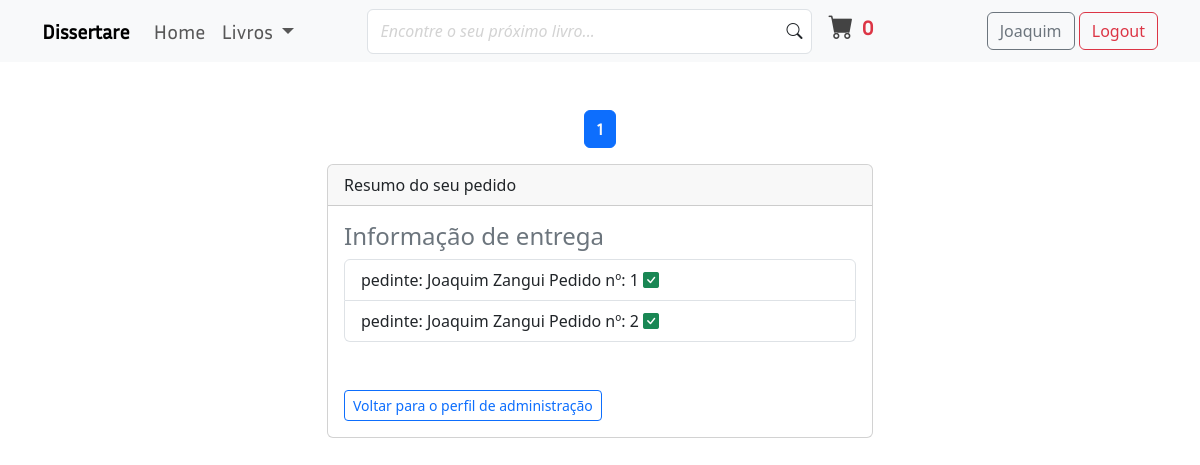
The page /payment/shipped_dash/ (signed in) on the database its author committed.
### payment/models.py (models this page shows, shortened)
class Order(models.Model):
    user = models.ForeignKey(User, on_delete=models.CASCADE, null=True, blank=True)
    full_name = models.CharField(max_length=250)
    email = models.EmailField(max_length=250)
    shipping_address = models.TextField(max_length=15000)
    amount_paid = models.DecimalField(max_digits=7, decimal_places=2)
    date_ordered = models.DateTimeField(default=timezone.now)
    shipped = models.BooleanField(default=False)
    date_shipped = models.DateTimeField(blank=True, null=True)

### payment/views.py (the view)
# urls.py: path('shipped_dash/', views.shipped_dash, name='shipped-dash'),
@login_required
def shipped_dash(request):
    if request.user.is_superuser:
        orders = Order.objects.filter(shipped=True)
        pagtr = Paginator(orders, 5)
        page_number = request.GET.get('page')
        page_obj = pagtr.get_page(page_number)
        return render(request, 'payment/shipped_dash.html', {'page_obj': page_obj})
    else:
        messages.warning(request, "Access Denied")
        return redirect('books')

### books/context_processors.py (called while the page is built)
def announcement(request):
    announcement_obj = Announcement_context(request)
    announcements = announcement_obj.announcement.order_by('-date_posted')[:3]
    return {'announcements': announcements}

### cart/cart.py (called while the page is built)
    def __len__(self):
        return len(self.cart)

### cart/context_processors.py (called while the page is built)
def cart(request):
    return {'cart': Cart(request)}

### payment/templates/payment/shipped_dash.html (shortened to what this page needs)
{% extends 'books/base.html' %}
{% block main_content %}
    <div class="py-5 container">
        <nav aria-label="Page navigation example">
            <ul class="pagination pagination-md justify-content-center">
                {% for num in page_obj.paginator.page_range %}
                    {% if page_obj.number == num %}
                        <li class="page-item active" aria-current="page"><a class="page-link text-light fw-bold" href="?page={{num}}">{{num}}</a></li>
                    {% elif num > page_obj.number|add:'-3' and num < page_obj.number|add:'3' %}
                        <li class="page-item"><a class="page-link text-dark fw-bold" href="?page={{num}}">{{num}}</a></li>
                    {% endif %}
                {% endfor %}
            </ul>
        </nav>
        <div class="row">
            <div class="col-md-6 offset-md-3">
                <div class="card">
                    <div class="card-header">
                      Resumo do seu pedido
                    </div>
                    <div class="card-body">
                        <h4 class="text-secondary">Informação de entrega</h4>
                        <ul class="list-group">
                            {% for order in page_obj %}
                                <li class="list-group-item">
                                    pedinte: {{order.full_name}} Pedido nº: {{order.id}} <i class="bi bi-check-square-fill text-success"></i>
                                </li>
                            {% endfor %}
                        </ul>
                        <br><br>
                        <a href="{% url 'staff-profile' %}" class="btn btn-sm btn-outline-primary">Voltar para o perfil de administração</a>
                    </div>
                </div>
            </div>
        </div>
    </div>
{% endblock %}

### books/templates/books/base.html (shortened to what this page needs)
{% load static %}
<!doctype html>
<html lang="pt-pt">
  <head>
    <link rel="stylesheet" href="{% static 'books/css/general_style.css' %}">
    <link href="https://cdn.jsdelivr.net/npm/bootstrap@5.3.3/dist/css/bootstrap.min.css" rel="stylesheet">
    <link rel="stylesheet" href="https://cdn.jsdelivr.net/npm/bootstrap-icons@1.11.3/font/bootstrap-icons.min.css">
  </head>
  <body>
    <nav class="navbar navbar-expand-lg bg-body-tertiary sticky-top pb-3 pb-md-2">
        <div class="container">
            <a class="navbar-brand fw-bold" href="{% url 'home' %}">Dissertare</a>
            <div class="collapse navbar-collapse justify-content-between" id="navbarSupportedContent">
                <ul class="navbar-nav mb-2 mb-lg-0 fs-5">
                    {% if title == 'home' %}
                        <li class="nav-item">
                            <a class="nav-link active" aria-current="page" href="{% url 'home' %}">
                                Home
                            </a>
                        </li>
                        <li class="nav-item dropdown">
                            <a class="nav-link dropdown-toggle" href="#" role="button" data-bs-toggle="dropdown" aria-expanded="false">
                                Livros
                            </a>
                            <ul class="dropdown-menu">
                                {% if user.is_superuser %}
                                    <li class="border-bottom">
                                        <a href="{% url 'staff-profile' %}" class="dropdown-item" title="upload book">
                                            <i class="bi bi-person"></i> Perfil de administração
                                        </a>
                                    </li>
                                {% endif %}
                                <li><a class="dropdown-item" href="{% url 'books' %}">Livros</a></li>
                                <li><a class="dropdown-item" href="{% url 'home' %}">E-books</a></li>
                                <li><a class="dropdown-item" href="{% url 'all-authors' %}">Autores</a></li>
                                <li><a class="dropdown-item" href="{% url 'home' %}">Categorias</a></li>
                            </ul>
                        </li>
                    {% else %}
                        <li class="nav-item">
                            <a class="nav-link" aria-current="page" href="{% url 'home' %}">
                                Home
                            </a>
                        </li>
                        <li class="nav-item dropdown">
                            <a class="nav-link dropdown-toggle" href="#" role="button" data-bs-toggle="dropdown" aria-expanded="false">
                                Livros
                            </a>
                        </li>
                    {% endif %}
                </ul>
                <form class="d-flex flex-column flex-md-row me-5 w-50 mb-3 mb-lg-0" role="search">
                    <div class="w-100 d-flex align-items-center me-3 form-inputs">
                        <input class="form-control fw-bold" type="text" placeholder="Encontre o seu próximo livro...">
                        <i class="bi bi-search"></i>
                    </div>
                    <div class="cart-button my-4 my-md-0">
                        <a href="{% url 'cart_summary' %}" class="d-flex flex-row align-items-center">
                            <span class="shop-bag"><i class="bi bi-cart-fill"></i></span>
                            <div class="d-flex flex-column ms-2">
                                <span id="cart_quantity" class="qty fs-5 fw-bold text-danger">{{cart|length}}</span>
                            </div>
                        </a>
                    </div>
                </form>
                <div class="justify-content-between">
                    {% if user.is_active %}
                        <a href="{% url 'profile' %}" class="btn btn-outline-secondary">{{user.username|truncatechars:14}}</a>
                        <a href="{% url 'logout' %}" class="btn btn-outline-danger">Logout</a>
                    {% else %}
                        <a href="{% url 'login' %}" class="btn btn-success me-5">Login</a>
                        <a href="{% url 'register' %}" class="btn btn-outline-primary">Cadastrar</a>
                    {% endif %}
                </div>
            </div>
        </div>
    </nav>
    <main>
        {% block main_content %}{% endblock %}
    </main>
  </body>
</html>

### books/static/books/css/general_style.css (style rules this page uses)
* { box-sizing: border-box; }
h1, h2, h3, a { font-family: Inria_Sans; }
.active { color: #000; }
.form-inputs { position:relative; }
.form-inputs .form-control { height:45px; }
.form-inputs .form-control::placeholder { font-style: italic; font-weight: lighter; color: lightgray; }
.form-inputs i { position:absolute; right:10px; background-color: #fff; }
.cart-button a { text-decoration: none; color: #000; }
.shop-bag { color:#434343; font-size:25px; display:flex; border-radius:50%; align-items:center; justify-content:center; }
.qty { font-size:12px; }

### rows shown on the page
Order: full_name "Joaquim Zangui", id "1"
Order: full_name "Joaquim Zangui", id "2"

### other values the page prints
{{ cart|length }} "0"
{{ user.username|truncatechars:14 }} "Joaquim"
{{ num }} "1"
